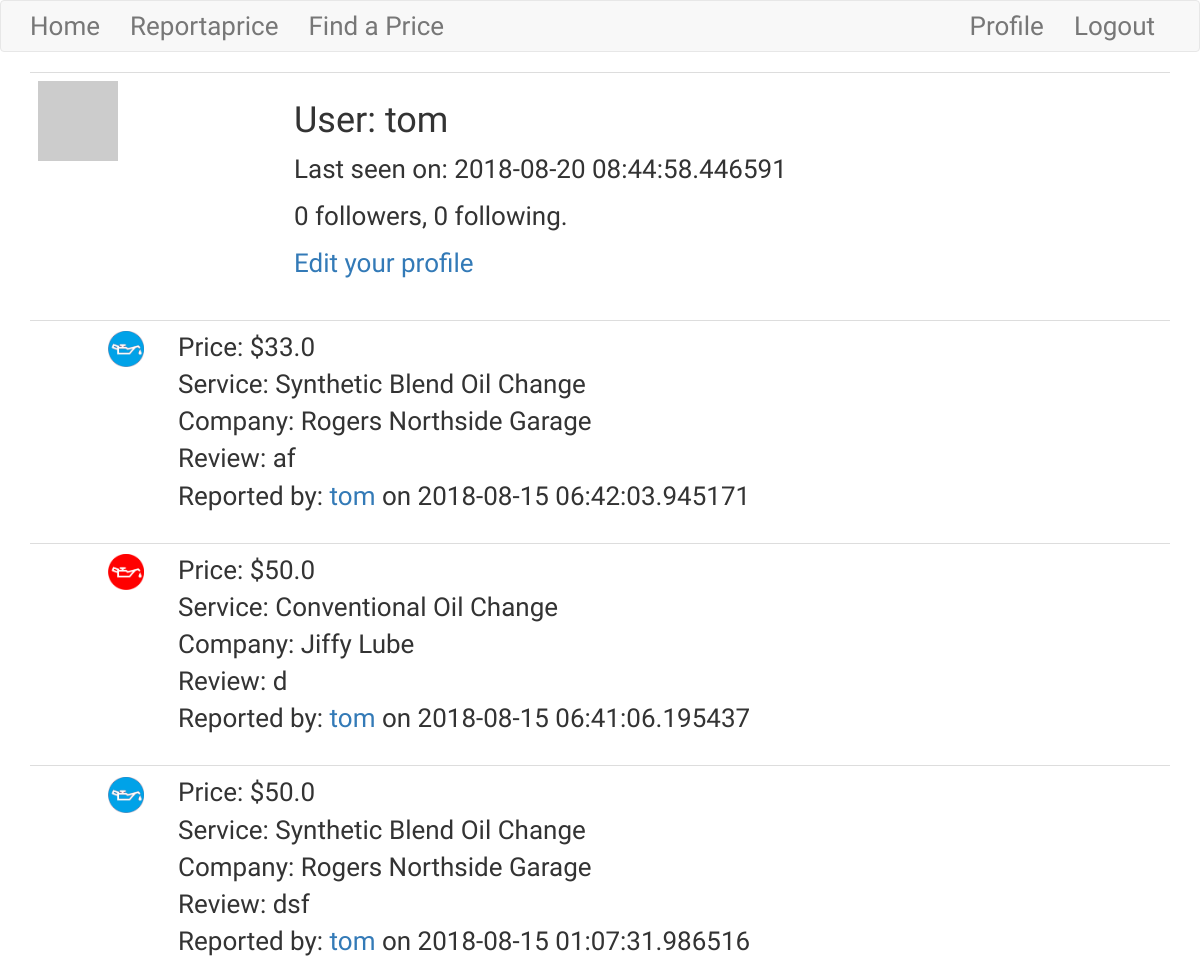
The page /user/tom (signed in, upper part) on the database as committed earlier.
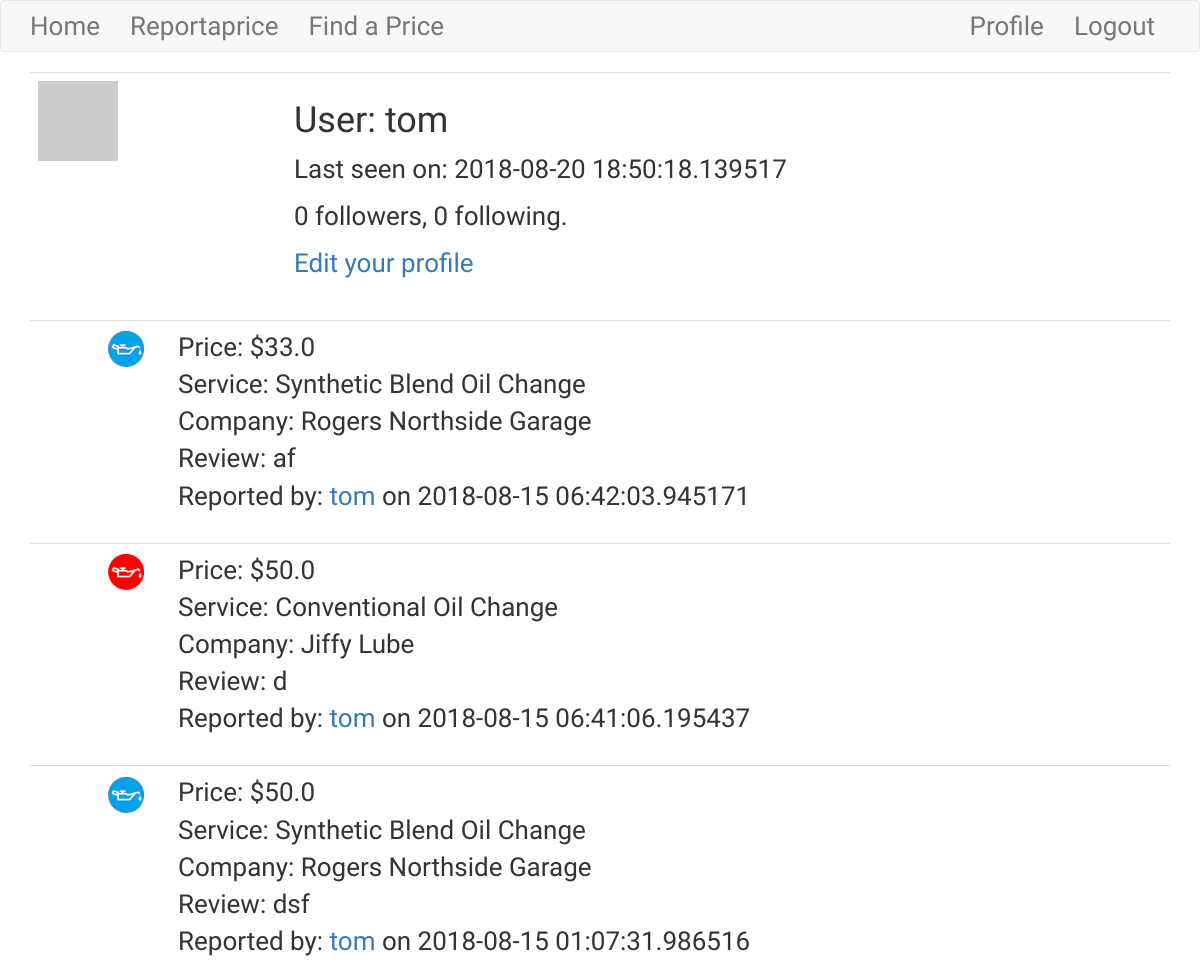
The same page on the database as committed later.
### app/models.py (models this page shows, shortened)
class User(UserMixin, db.Model):
    id = db.Column(db.Integer, primary_key=True)
    username = db.Column(db.String(64), index=True, unique=True)
    email = db.Column(db.String(120), index=True, unique=True)
    password_hash = db.Column(db.String(128))
    posts = db.relationship('Post', backref='author', lazy='dynamic')
    about_me = db.Column(db.String(140))
    last_seen = db.Column(db.DateTime, default=datetime.utcnow)
    followed = db.relationship(
        'User', secondary=followers,
        primaryjoin=(followers.c.follower_id == id),
        secondaryjoin=(followers.c.followed_id == id),
        backref=db.backref('followers', lazy='dynamic'), lazy='dynamic')
    def avatar(self, size):
        digest = md5(self.email.lower().encode('utf-8')).hexdigest()
        return 'https://www.gravatar.com/avatar/{}?d=identicon&s={}'.format(
            digest, size)

class Post(db.Model):
    id = db.Column(db.Integer, primary_key=True)
    price = db.Column(db.Float)
    rating = db.Column(db.Integer)
    body = db.Column(db.String(140))
    timestamp = db.Column(db.DateTime, index=True, default=datetime.utcnow)
    user_id = db.Column(db.Integer, db.ForeignKey('user.id'))
    service_id = db.Column(db.Integer, db.ForeignKey('service.id'))
    company_id = db.Column(db.Integer, db.ForeignKey('company.id'))
    listing_id = db.Column(db.Integer, db.ForeignKey('listing.id'))

class Service(db.Model):
    id = db.Column(db.Integer, primary_key=True)
    parent_id = db.Column(db.Integer)
    title = db.Column(db.String(120))
    posts = db.relationship('Post', backref='service', lazy='dynamic')
    listings = db.relationship('Listing', backref='service', lazy='dynamic')
    companies = db.relationship(
        'Company', secondary=companies_services,
        backref=db.backref('services', lazy='dynamic'), lazy='dynamic')
    service_attributes = db.relationship('Service_Attributes', backref='service', lazy='dynamic')
    def icon(service):
        icon_path = '../static/' + service.title + '.png'
        return icon_path

class Company(db.Model):
    id = db.Column(db.Integer, primary_key=True)
    company_name = db.Column(db.String(120))
    company_address = db.Column(db.String(120))
    company_city = db.Column(db.String(120))
    company_state = db.Column(db.String(120))
    company_zipcode = db.Column(db.String(120))
    company_website = db.Column(db.String(120))
    company_phone_number = db.Column(db.String(120))
    company_email = db.Column(db.String(120))
    posts = db.relationship('Post', backref='company', lazy='dynamic')
    listings = db.relationship('Listing', backref='company', lazy='dynamic')

### app/routes.py (the view)
@app.route('/user/<username>')
@login_required
def user(username):
    user = User.query.filter_by(username=username).first_or_404()
    page = request.args.get('page', 1, type=int)
    posts = user.posts.order_by(Post.timestamp.desc()).paginate(
        page, app.config['POSTS_PER_PAGE'], False)
    next_url = url_for('user', username=user.username, page=posts.next_num) \
        if posts.has_next else None
    prev_url = url_for('user', username=user.username, page=posts.prev_num) \
        if posts.has_prev else None
    return render_template('user.html', user=user, posts=posts.items,
                           next_url=next_url, prev_url=prev_url)

### app/models.py (called while the page is built)
@login.user_loader
def load_user(id):
    return User.query.get(int(id))

### app/routes.py (called while the page is built)
@app.before_request
def before_request():
    if current_user.is_authenticated:
        current_user.last_seen = datetime.utcnow()
        db.session.commit()

### app/templates/user.html (shortened to what this page needs)
{% extends "base.html" %}
{% block app_content %}
    <table class="table table-hover">
        <tr>
            <td width="256px"><img src="{{ user.avatar(256) }}"></td>
            <td>
                <h1>User: {{ user.username }}</h1>
		        {% if user.last_seen %}<p>Last seen on: {{ user.last_seen }}</p>{% endif %}
		        <p>{{ user.followers.count() }} followers, {{ user.followed.count() }} following.</p>
		        {% if user == current_user %}
		        <p><a href="{{ url_for('edit_profile') }}">Edit your profile</a></p>
		        {% elif not current_user.is_following(user) %}
		        <p><a href="{{ url_for('follow', username=user.username) }}">Follow</a></p>
		        {% else %}
		        <p><a href="{{ url_for('unfollow', username=user.username) }}">Unfollow</a></p>
		        {% endif %}
            </td>
        </tr>
    </table>
    {% for post in posts %}
        {% include '_post.html' %}
    {% endfor %}
{% endblock %}

### app/templates/base.html (shortened to what this page needs)
{% extends 'bootstrap/base.html' %}
{% block navbar %}
    <nav class="navbar navbar-default " style="font-family: 'Open Sans Condensed', sans-serif; font-size: 26px;">
        <div class="container">
            <div class="navbar-header">
                <a class="navbar-brand" style="font-family: 'Open Sans Condensed', sans-serif; font-size: 26px;" href="{{ url_for('index') }}">Home</a>
            </div>
            <div class="collapse navbar-collapse" id="bs-example-navbar-collapse-1">
                <ul class="nav navbar-nav">
                    <li><a href="{{ url_for('report') }}">Reportaprice</a></li>
                    <li><a href="{{ url_for('search') }}">Find a Price</a></li>
                </ul>
                <ul class="nav navbar-nav navbar-right">
                    {% if current_user.is_anonymous %}
                    <li><a href="{{ url_for('login') }}">Login</a></li>
                    {% else %}
                    <li><a href="{{ url_for('user', username=current_user.username) }}">Profile</a></li>
                    <li><a href="{{ url_for('logout') }}">Logout</a></li>
                    {% endif %}
                </ul>
            </div>
        </div>
      </nav>
{% endblock %}
{% block content %}
    <div class="container">
        {% block app_content %}{% endblock %}
    </div>
{% endblock %}
{% block styles %}
    {{super()}}
    <link rel="stylesheet" href="{{url_for('static', filename='bootstrap.min.css')}}" />
    <link rel="stylesheet" href="{{url_for('static', filename='bootstrap-chosen.css')}}" />
{% endblock %}

### app/templates/_post.html
<table class="table table-hover  ">
	<tr>
		<td width="70px">
	    <td><img src="{{ post.service.icon() }}" style="width:36px;height:36px;"></td>
	    <td width="1000px">
	        Price: ${{ post.price }}<br>
	        Service: {{ post.service.title }}<br>
	        Company: {{ post.company.company_name }}<br>
	        Review: {{ post.body }}<br>
	        Reported by:
	        {% if post.author %}
	        <a href="{{ url_for('user', username=post.author.username) }}">
	            {{ post.author.username }}</a> on {{post.timestamp}}
	        {% else %}
	    	Anonymous on {{post.timestamp}}
	        {% endif %}
	    </td>
	</tr>
</table>

### app/templates/base.html (style rules this page uses)
body { font-family: 'Open Sans Condensed', sans-serif; font-size: 26px; }

Rows that differ between the two databases and show on the page:
changed User "tom": last_seen "2018-08-20 08:44:58.446591" → "2018-08-20 18:50:18.139517"
